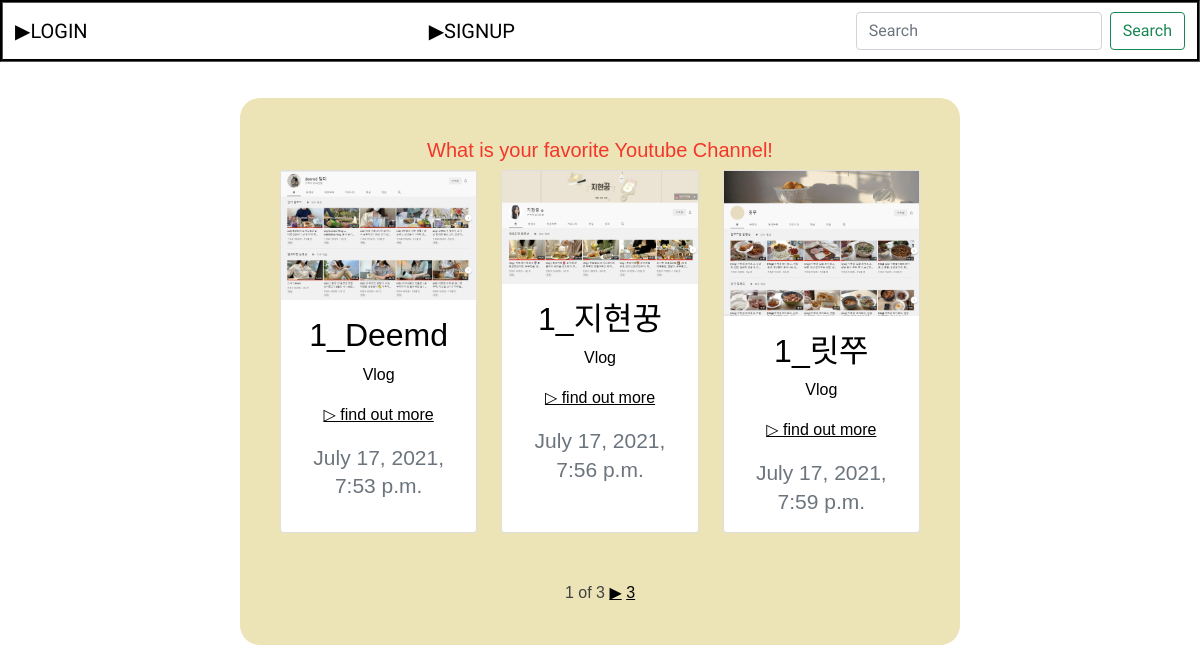
The app's page /favorite/ with its own data.
### favorite/models.py (models this page shows, shortened)
class introduce_channel(models.Model):
    channel = models.CharField(max_length=100) #유튜브채널
    subject = models.CharField(max_length = 100) #영상주제
    subscribers = models.CharField(max_length = 50) #구독자수
    text = models.TextField() #추천이유
    date = models.DateTimeField() #날짜
    image = models.ImageField(upload_to = "Youtuber/", blank = True, null = True)
    image_thumbnail = ImageSpecField(source='image', processors=[ResizeToFill(200,200)],
                                           options={'quality': 100})

### favorite/views.py (the view)
# urls.py: 2. Add a URL to urlpatterns:  path('', views.home, name='home')
def home(request):
    blog_info = introduce_channel.objects.all()
    paginator = Paginator(blog_info, 3)
    page = request.GET.get('page')
    posts = paginator.get_page(page)
    return render(request, 'home.html' , {'blog_info': blog_info, 'posts': posts})

### favorite/templates/home.html (shortened to what this page needs)
{% extends 'base.html' %}
{% load static %}
{% block content %}
<div class="content">
    <h5>What is your favorite Youtube Channel!</h5>
    <div class="row row-cols-1 row-cols-md-3 g-4">
        {% for blog in posts %}
        <div class="col">
            <div class="card h-100">
              {%if blog.image %}
                <img src="{{blog.image_thumbnail.url}}">
              {% else %}
                <img src="{% static 'noImage.png' %}">
              {%endif%}
              <div class="card-body">
                <h2 class="card-title">{{blog.channel}}</h2>
                <p class="card-text">{{blog.subject}}
                  <div class="more"><a href="{% url 'detail' blog.id %}"> ▷ find out more</a></div></td>
                </p>
                <h4 class="card-text"><small class="text-muted">{{blog.date}}</small></h4>
              </div>
            </div>
        </div>
        {% endfor %}
    </div>
    <br><br>
    <span>{{posts.number}}</span>
    <span>of</span>
    <span>{{posts.paginator.num_pages}}</span>
    {% if posts.has_next %}
    <a href="?page={{posts.next_page_number}}">▶</a>
    <a href="?page={{posts.paginator.num_pages}}">{{posts.paginator.num_pages}}</a>
    {% endif %}
</div>
{% endblock %}

### Youtuber/templates/base.html (shortened to what this page needs)
<!DOCTYPE html>
<html lang="en">
<head>
  <link href="https://cdn.jsdelivr.net/npm/bootstrap@5.0.0-beta3/dist/css/bootstrap.min.css" rel="stylesheet"
>
</head>
<body>
  {% load static %}
  {% load socialaccount %}
  <nav class="navbar">
    <div class="container-fluid">
      {% if not user.is_authenticated %}
      <a class="navbar-brand" href="{% provider_login_url 'google' %}">▶Login</a>
      <a class="navbar-brand" href="/accounts/signup">▶signup </a>
      {% endif %}
      <form class="d-flex" action="{% url 'search' %}" method="post">
        <input class="form-control me-2" type="search" placeholder="Search" aria-label="Search"name="find" value="{{find}}">
        <button class="btn btn-outline-success" type="submit">Search</button>
      </form>
    </div>
  </nav>
  <div class="sub_content">
    {% block content %}
    {% endblock %}
  </div>
</body>
</html>

### Youtuber/templates/base.html (style rules this page uses)
body { text-align: center; background-color: rgb(255, 255, 255); }
a { color: black; }
nav { border-style: groove; border-width: 3px; border-color: rgb(0, 0, 0); text-transform: uppercase; font-family: 'Ultra', 'Black Han Sans', cursive, sans-serifcursive, serif; background-color: white; }

### favorite/templates/home.html (style rules this page uses)
.col { color: rgb(0, 0, 0); }
h5 { color: rgb(243, 54, 41); }
.content { border-radius: 20px; font-family: 'Alfa Slab One', 'Noto Sans KR', cursive, sans-serif; position: relative; margin: 3% 20%; z-index: 2; padding: 40px; background-color: rgb(236, 228, 182); color: rgb(65, 65, 65); }

### records on screen
introduce_channel: image_thumbnail (picture), channel "1_Deemd", subject "Vlog", date "July 17, 2021, 7:53 p.m."
introduce_channel: image_thumbnail (picture), channel "1_지현꿍", subject "Vlog", date "July 17, 2021, 7:56 p.m."
introduce_channel: image_thumbnail (picture), channel "1_릿쭈", subject "Vlog", date "July 17, 2021, 7:59 p.m."

### other values on screen
{{ posts.number }} "1"
{{ posts.paginator.num_pages }} "3"
